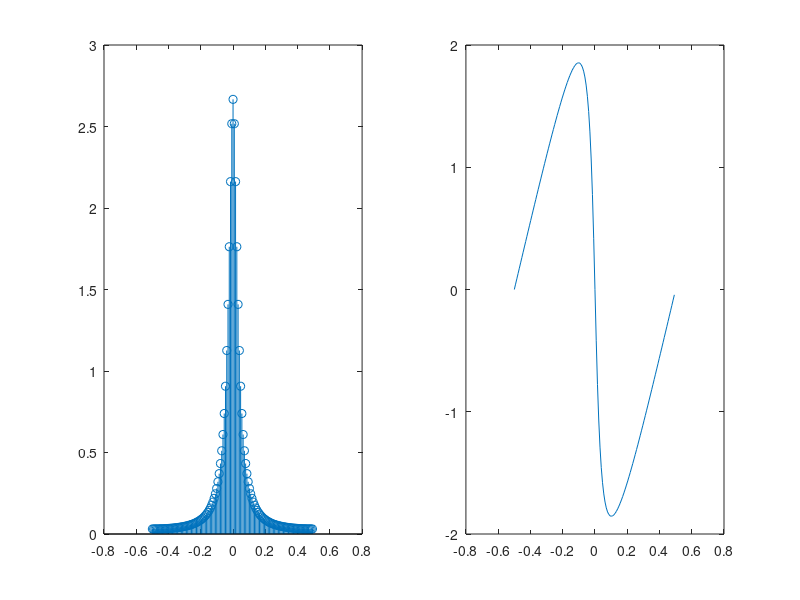

Write MATLAB code to recreate this figure.
clc
clear all
close all
range=1:64;
alpha=0.85;
beta=0.75;
for n=1:64
    g(n)=alpha^n-beta^n;
end
GF=fft(g,128);
GF1=fftshift(GF);
ly = length(GF);
f = (-ly/2:ly/2-1)/ly;
mag=abs(GF1);
phas=angle(GF1);
subplot(1,2,1)
stem(f,mag);
subplot(1,2,2)
plot(f,phas);
